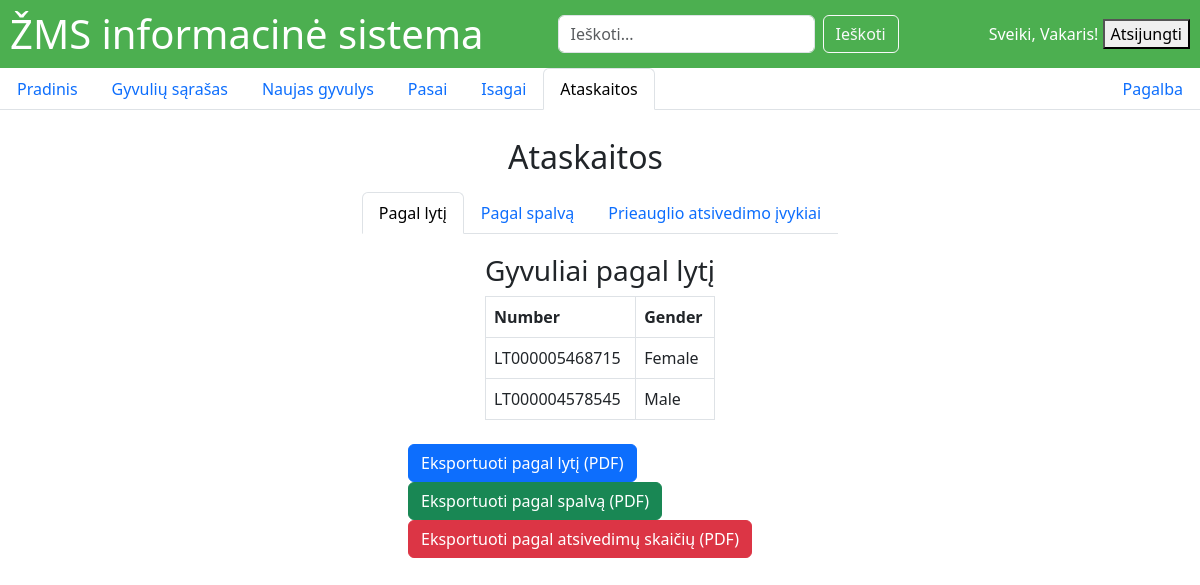
Screenshot of /ataskaitos/ (signed in) with the database file from the repository.
### main/models.py (models this page shows, shortened)
class Animal(models.Model):
    number = models.CharField(max_length=14,null=True, blank=True,unique=True)
    gender = models.CharField(max_length=10,null=True, blank=True, choices=[('male', 'Male'), ('female', 'Female')])
    color = models.CharField(max_length=50,choices=COLOR_CHOICES, blank=True, null=True)
    name = models.CharField(max_length=50, blank=True, null=True)
    weight = models.DecimalField(max_digits=6, decimal_places=2, blank=True, null=True)
    birth_date = models.DateField(blank=True, null=True)
    mother = models.ForeignKey(
        'self',
        on_delete=models.SET_NULL,
        null=True,
        blank=True,
        related_name='offspring'
    )
    has_isagai = models.BooleanField(default=False)
    has_passport = models.BooleanField(default=False)
    owner = models.ForeignKey(
        settings.AUTH_USER_MODEL,
        on_delete=models.CASCADE,
        related_name='animals',
        null=True, blank=True
    )

### main/views.py (the view)
# urls.py: path('ataskaitos/', views.ataskaitos, name='ataskaitos'),
def ataskaitos(request):
    user = request.user
    animals_by_gender = Animal.objects.filter(owner=user) \
        .exclude(events__event_type__in=['Gaišimas', 'Išvežimas']) \
        .only('number', 'gender') \
        .order_by('gender')
    animals_by_color = Animal.objects.filter(owner=user) \
        .exclude(events__event_type__in=['Gaišimas', 'Išvežimas']) \
        .only('number', 'color') \
        .order_by('color')
    animals_with_birth_count = (Animal.objects
        .filter(owner=user)
        .exclude(events__event_type__in=['Gaišimas', 'Išvežimas'])
        .annotate(birth_count=Count('events', filter=Q(events__event_type='Prieauglio atsivedimas')))
        .order_by('-birth_count')
    )
    context = {
        'animals_by_gender': animals_by_gender,
        'animals_by_color': animals_by_color,
        'animals_with_birth_count': animals_with_birth_count,
    }
    return render(request, 'main/ataskaitos.html', context)

### templates/main/ataskaitos.html (shortened to what this page needs)
{% extends 'main/base.html' %}
{% block content %}
<div class="mx-auto p-2" style="width: 200px;">
<h2>Ataskaitos</h2>
</div>
<ul class="nav nav-tabs" id="reportTabs" role="tablist">
  <li class="nav-item" role="presentation">
    <button class="nav-link active"
            id="byGender-tab"
            data-bs-toggle="tab"
            data-bs-target="#byGender"
            type="button" role="tab"
            aria-controls="byGender"
            aria-selected="true">
      Pagal lytį
    </button>
  </li>
  <li class="nav-item" role="presentation">
    <button class="nav-link"
            id="byColor-tab"
            data-bs-toggle="tab"
            data-bs-target="#byColor"
            type="button" role="tab"
            aria-controls="byColor"
            aria-selected="false">
      Pagal spalvą
    </button>
  </li>
  <li class="nav-item" role="presentation">
    <button class="nav-link"
            id="birthCount-tab"
            data-bs-toggle="tab"
            data-bs-target="#birthCount"
            type="button" role="tab"
            aria-controls="birthCount"
            aria-selected="false">
      Prieauglio atsivedimo įvykiai
    </button>
  </li>
</ul>
<div class="tab-content" id="reportTabsContent" style="margin-top: 20px;">
  <div class="tab-pane fade show active"
       id="byGender"
       role="tabpanel"
       aria-labelledby="byGender-tab">
    <h3>Gyvuliai pagal lytį</h3>
    {% if animals_by_gender %}
      <table class="table table-bordered">
        <thead>
          <tr>
            <th>Number</th>
            <th>Gender</th>
          </tr>
        </thead>
        <tbody>
          {% for animal in animals_by_gender %}
          <tr>
            <td>{{ animal.number }}</td>
            <td>{{ animal.get_gender_display }}</td>
          </tr>
          {% endfor %}
        </tbody>
      </table>
    {% else %}
      <p>Nėra duomenų pagal lytį.</p>
    {% endif %}
  </div>
</div>
<div class="mx-auto p-2" style="width: 400px;">
    <a href="{% url 'export_by_gender_pdf' %}" class="btn btn-primary">Eksportuoti pagal lytį (PDF)</a>
    <a href="{% url 'export_by_color_pdf' %}" class="btn btn-success">Eksportuoti pagal spalvą (PDF)</a>
    <a href="{% url 'export_birth_count_pdf' %}" class="btn btn-danger">Eksportuoti pagal atsivedimų skaičių (PDF)</a>
</div>
{% endblock %}

### templates/main/base.html (shortened to what this page needs)
<!DOCTYPE html>
{% load static %}
<html lang="en">
<head>
  <link rel="stylesheet" href="{% static 'css/style.css' %}">
  <link href="https://cdn.jsdelivr.net/npm/bootstrap@5.3.0/dist/css/bootstrap.min.css" rel="stylesheet">
</head>
<body>
  <header class="top-bar">
    <div class="logo">
      <h1 style="margin:0;">ŽMS informacinė sistema</h1>
    </div>
    <form class="d-flex me-3" method="get" action="{% url 'animal_search' %}">
      <input class="form-control me-2" type="search" name="q"
             placeholder="Ieškoti..." aria-label="Search">
      <button class="btn btn-outline-light" type="submit">Ieškoti</button>
    </form>
    <div class="user-info">
      {% if user.is_authenticated %}
        <span>Sveiki, {{ user.username }}!</span>
        <form method="post" action="{% url 'logout' %}" style="display:inline;">
          <button type="submit">Atsijungti</button>
        </form>
      {% else %}
        <a href="{% url 'login' %}">Prisijungti</a> |
        <a href="{% url 'register' %}">Registruotis</a>
      {% endif %}
    </div>
  </header>
  <div class="page-container">
    <ul class="nav nav-tabs">
      <li class="nav-item">
  <a class="nav-link {% if request.resolver_match.url_name == 'index' %}active{% endif %}"
     href="{% url 'index' %}">
    Pradinis
  </a>
</li>
<li class="nav-item">
  <a class="nav-link {% if request.resolver_match.url_name == 'animal_list' %}active{% endif %}"
     href="{% url 'animal_list' %}">
    Gyvulių sąrašas
  </a>
</li>
<li class="nav-item">
  <a class="nav-link {% if request.resolver_match.url_name == 'new_animal' %}active{% endif %}"
     href="{% url 'new_animal' %}">
    Naujas gyvulys
  </a>
</li>
<li class="nav-item">
  <a class="nav-link {% if request.resolver_match.url_name == 'passport' %}active{% endif %}"
     href="{% url 'passport' %}">
    Pasai
  </a>
</li>
<li class="nav-item">
  <a class="nav-link {% if request.resolver_match.url_name == 'isagai' %}active{% endif %}"
     href="{% url 'isagai' %}">
    Isagai
  </a>
</li>
<li class="nav-item">
  <a class="nav-link {% if request.resolver_match.url_name == 'ataskaitos' %}active{% endif %}"
     href="{% url 'ataskaitos' %}">
    Ataskaitos
  </a>
</li>
        <li class="nav-item ms-auto">
  <a class="nav-link {% if request.resolver_match.url_name == 'help' %}active{% endif %}"
     href="{% url 'help' %}">
     Pagalba
  </a>
</li>
    </ul>
    <main class="content-container">
      {% block content %}
      {% endblock %}
    </main>
  </div>
</body>
</html>

### static/css/style.css (style rules this page uses)
.top-bar { display: flex; align-items: center; justify-content: space-between; background-color: #4CAF50; color: white; padding: 10px; box-sizing: border-box; }
.page-container { display: flex; flex-direction: column; }
.content-container { flex: 1; padding: 20px; display: flex; flex-direction: column; justify-content: center; align-items: center; }

### rows the page displays
Animal: number "LT000005468715", gender "Female"
Animal: number "LT000004578545", gender "Male"

### other values shown
{{ user.username }} "Vakaris"
